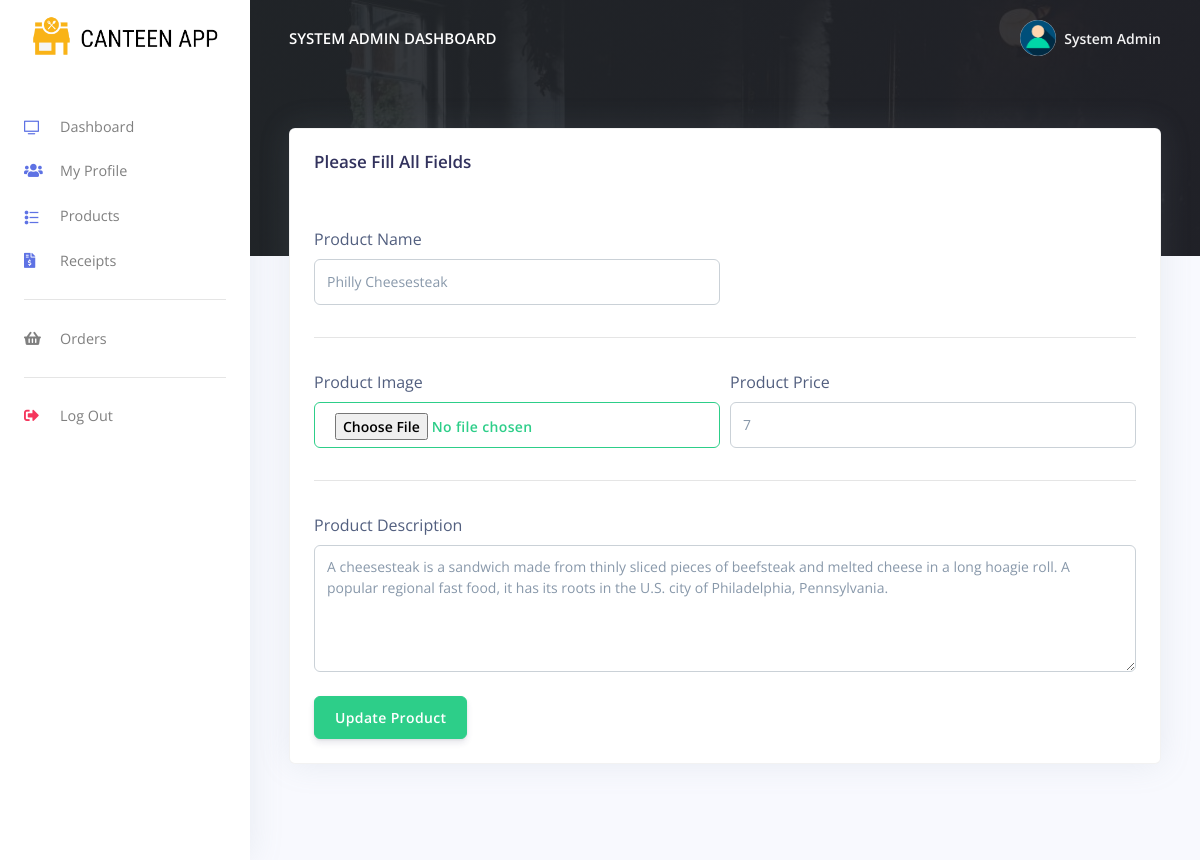
The app's page /cashier/update_product.php?update=06dc36c1be (signed in), older data.
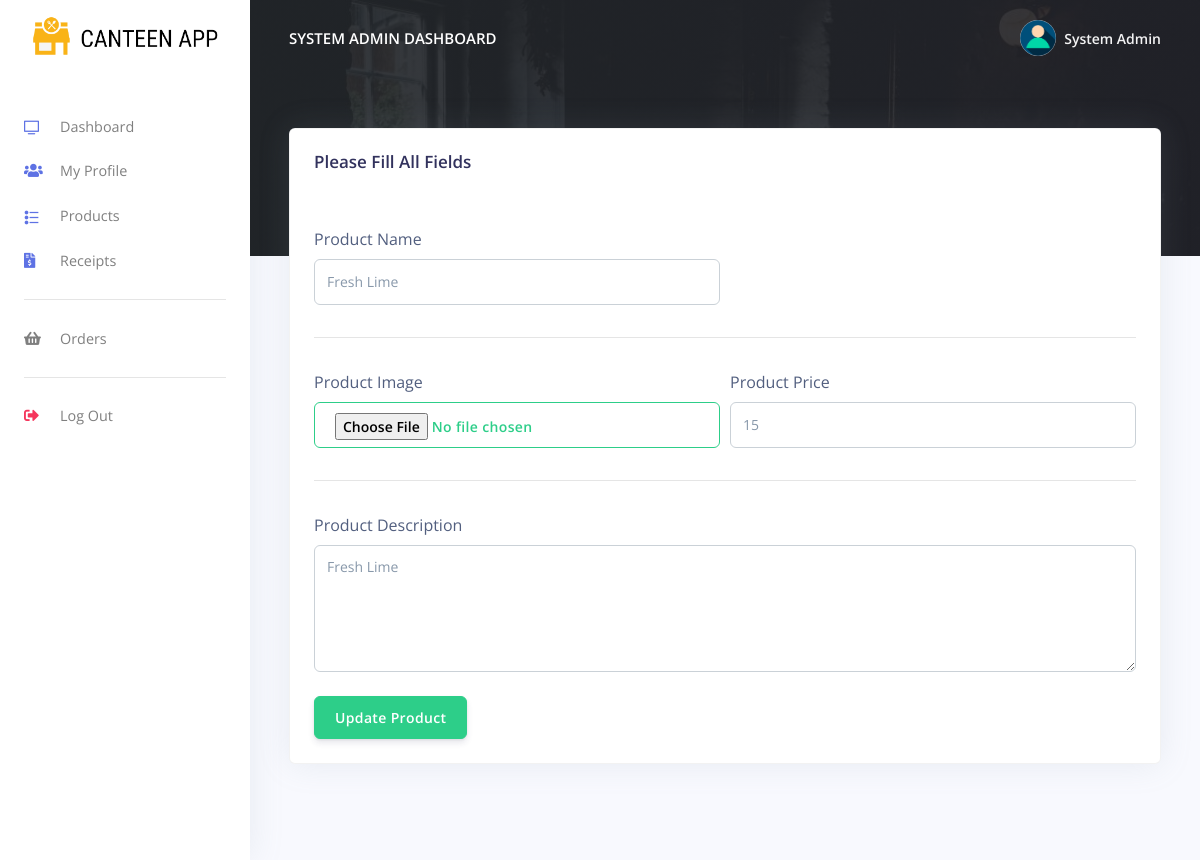
The same page, newer data.
### tables this page shows
CREATE TABLE `rpos_products` (
  `prod_id` varchar(200) NOT NULL,
  `prod_code` varchar(200) NOT NULL,
  `prod_name` varchar(200) NOT NULL,
  `prod_img` varchar(200) NOT NULL,
  `prod_desc` longtext NOT NULL,
  `prod_price` varchar(200) NOT NULL,
  `created_at` timestamp(6) NOT NULL DEFAULT CURRENT_TIMESTAMP(6) ON UPDATE CURRENT_TIMESTAMP(6)
);

### cashier/update_product.php (the view, shortened to what this page needs)
<?php
include('config/config.php');
require_once('partials/_head.php');
?>
<body>
  <?php
  require_once('partials/_sidebar.php');
  ?>
  <div class="main-content">
    <?php
    require_once('partials/_topnav.php');
    $update = $_GET['update'];
    $ret = "SELECT * FROM  rpos_products WHERE prod_id = '$update' ";
    $stmt = $mysqli->prepare($ret);
    $stmt->execute();
    $res = $stmt->get_result();
    while ($prod = $res->fetch_object()) {
    ?>
      <div class="container-fluid mt--8">
        <div class="row">
          <div class="col">
            <div class="card shadow">
              <div class="card-header border-0">
                <h3>Please Fill All Fields</h3>
              </div>
              <div class="card-body">
                <form method="POST" enctype="multipart/form-data">
                  <div class="form-row">
                    <div class="col-md-6">
                      <label>Product Name</label>
                      <input type="text" value="<?php echo $prod->prod_name; ?>" name="prod_name" class="form-control">
                    </div>
                  </div>
                  <hr>
                  <div class="form-row">
                    <div class="col-md-6">
                      <label>Product Image</label>
                      <input type="file" name="prod_img" class="btn btn-outline-success form-control" value="<?php echo $prod_img; ?>">
                    </div>
                    <div class="col-md-6">
                      <label>Product Price</label>
                      <input type="text" name="prod_price" class="form-control" value="<?php echo $prod->prod_price; ?>">
                    </div>
                  </div>
                  <hr>
                  <div class="form-row">
                    <div class="col-md-12">
                      <label>Product Description</label>
                      <textarea rows="5" name="prod_desc" class="form-control" value=""><?php echo $prod->prod_desc; ?></textarea>
                    </div>
                  </div>
                  <br>
                  <div class="form-row">
                    <div class="col-md-6">
                      <input type="submit" name="UpdateProduct" value="Update Product" class="btn btn-success" value="">
                    </div>
                  </div>
                </form>
              </div>
            </div>
          </div>
        </div>
      <?php
      require_once('partials/_footer.php');
    }
      ?>
      </div>
  </div>
</body>
</html>

Row changes from the older to the newer data that the page shows:
changed rpos_products: prod_name "Philly Cheesesteak" → "Fresh Lime"; prod_price "7" → "15"; prod_desc "A cheesesteak is a sandwich made from thinly sliced pieces of beefsteak and melted cheese in a long hoagie roll. A popular regional fast food, it has its roots in the U.S. city of Philadelphia, Pennsylvania." → "Fresh Lime"
